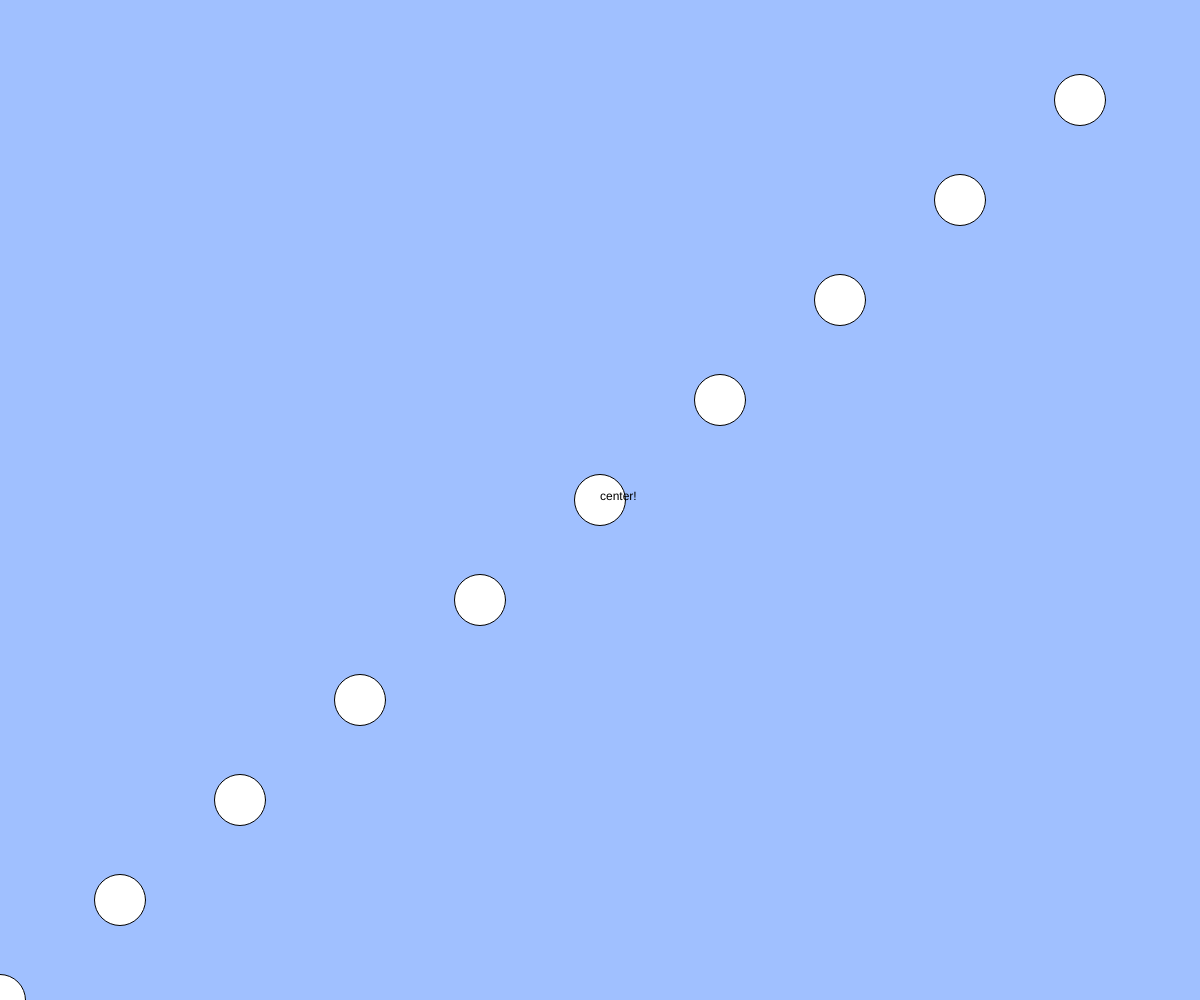
Frame 1 (no input)
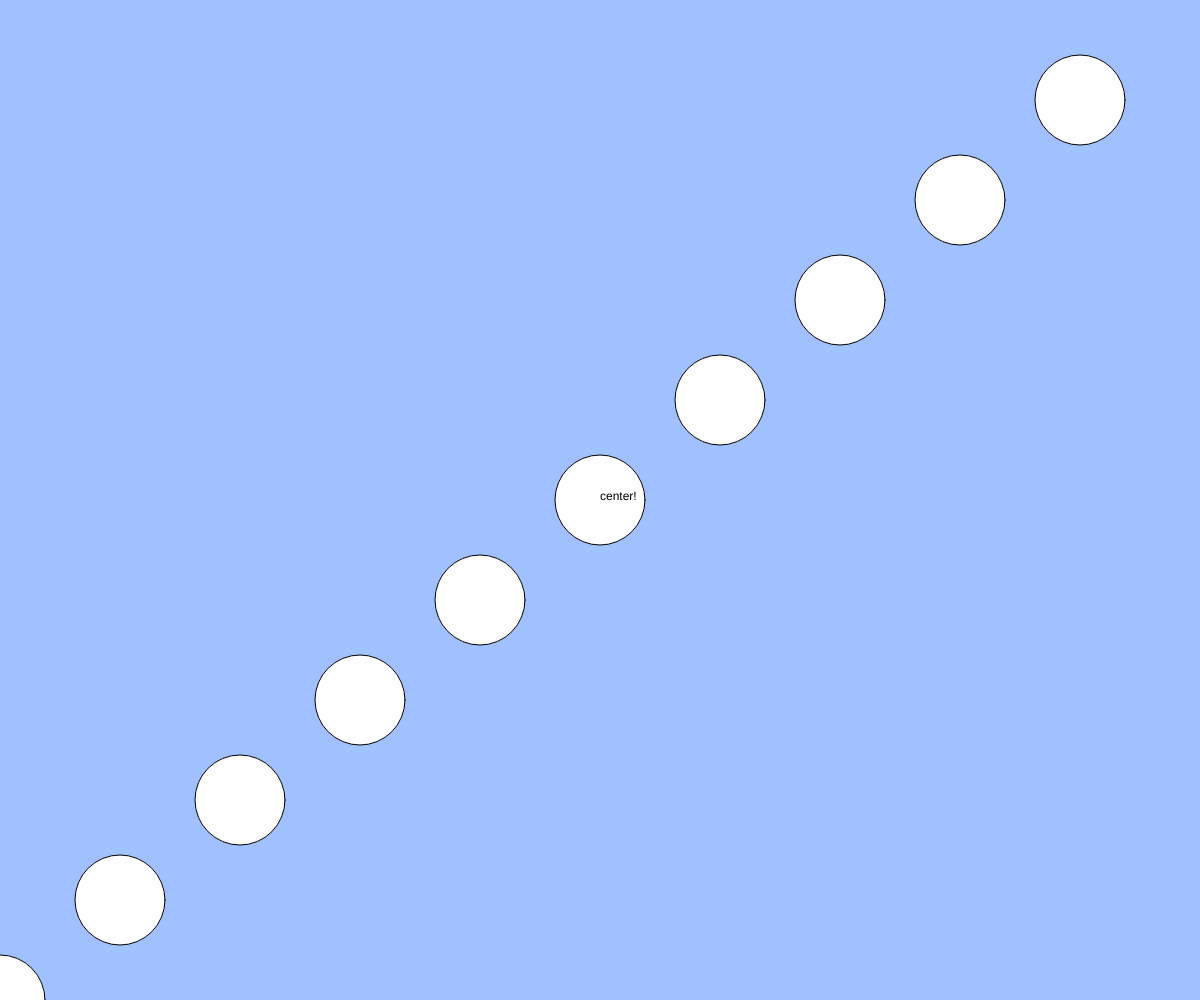
Frame 60 (no input)
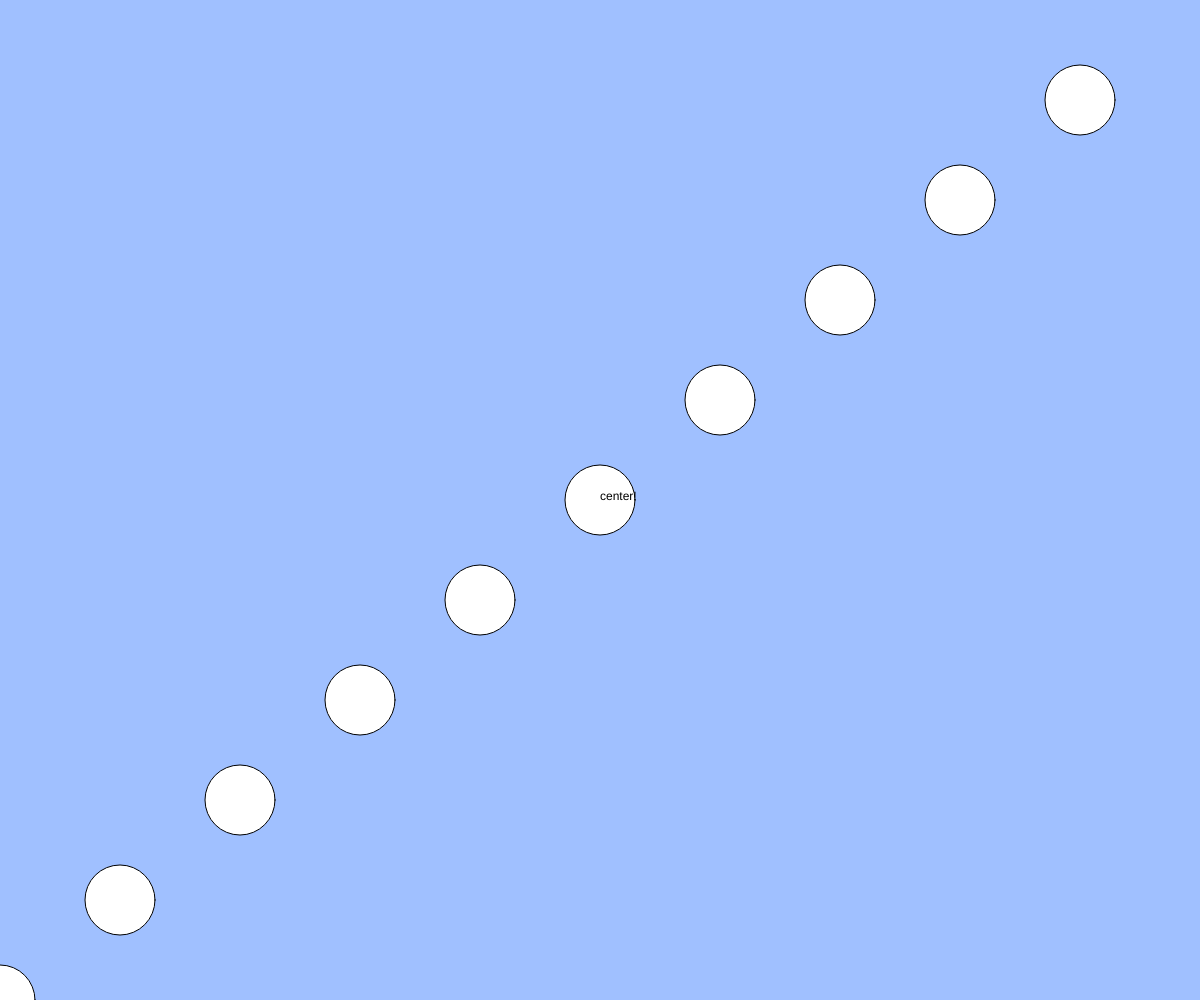
Frame 120 (the mouse pressed at the canvas centre since frame 60)

The p5.js sketch that drew these frames (run headless with seeded random() and noise() and a simulated clock; from frame 60 on, the mouse is pressed at the canvas centre):

// p5.js sketch
// ── sketch.js
// テキスト「リサイズするプログラムを作る」
  function setup(){
   createCanvas(windowWidth, windowHeight);
 }
 
 function windowResized(){
   resizeCanvas(windowWidth, windowHeight);
 }       //ここまでは雛形やったと思います
  let size=50
  let count=0
  let cycle=100
  let increment=1

 function draw(){
   background(160, 192, 255);
   count=(count+increment)% cycle;
   if(keyIsPressed){
    increment=2;
   } else{
    increment=1;
   }
     if (count<cycle/2){
    size=count+50 ;
   }else{
    size=(cycle-count)+50;
   }
   for(let i = 0; i < 10; i++){
     ellipse(width * i / 10, height * (10 - i) / 10, size);
   }
   text("center!", width * 0.5, height * 0.5);
 }
